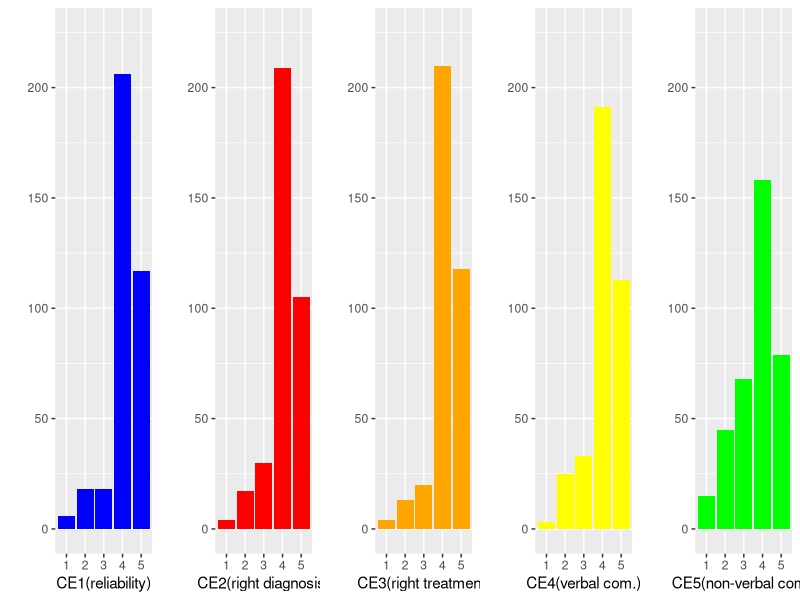
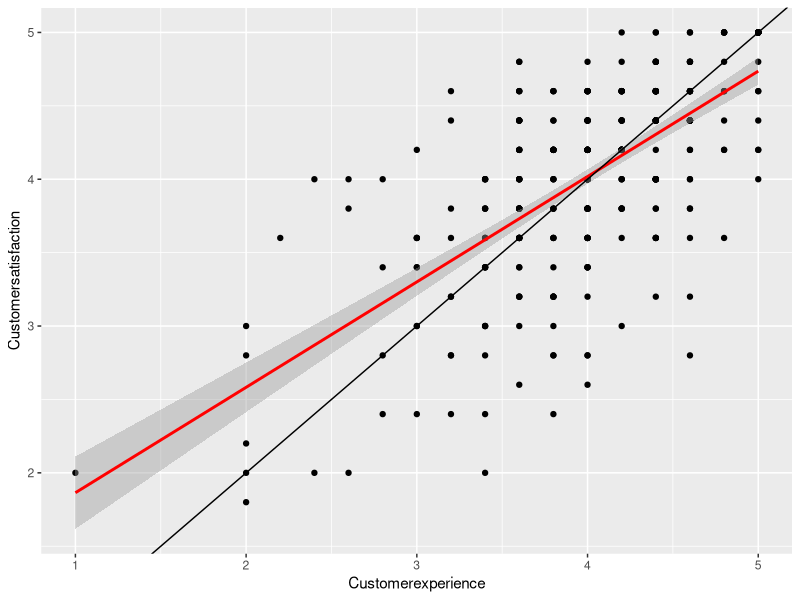
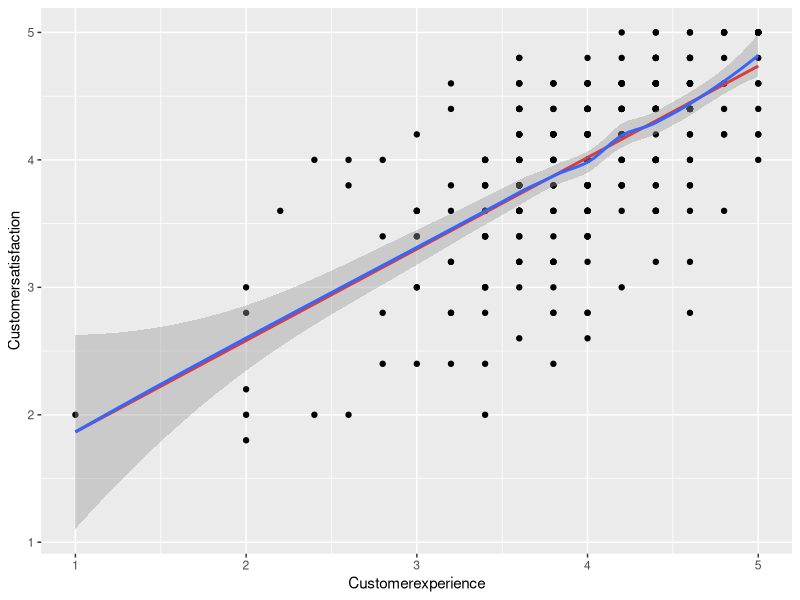

Write R code to recreate these figures, in order.
## ---- chunk 1
summary(cars)
## ---- chunk 2
library (haven) #paket untuk mengimpor data spss
library (ggplot2)
library (gridExtra)
ce.cs <- read_sav("ce.cs.sav") #perintah mengimpor data SPSS
ce1 <- ggplot(ce.cs, aes(factor(CE1))) +
  geom_bar(fill="blue") + ylab("") +
  xlab("CE1(reliability)") + ylim(0, 225)

ce2 <- ggplot(ce.cs, aes(factor(CE2))) +
  geom_bar(fill="red") + ylab("") +
  xlab("CE2(right diagnosis)") + ylim(0, 225)

ce3 <- ggplot(ce.cs, aes(factor(CE3))) +
  geom_bar(fill="orange") + ylab("") +
  xlab("CE3(right treatment)") + ylim(0, 225)

ce4 <- ggplot(ce.cs, aes(factor(CE4))) +
  geom_bar(fill="yellow") + ylab("") +
  xlab("CE4(verbal com.)") + ylim(0, 225)

ce5 <- ggplot(ce.cs, aes(factor(CE5))) +
  geom_bar(fill="green") + ylab("") +
  xlab("CE5(non-verbal com.)") + ylim(0, 225)

grid.arrange(ce1,ce2,ce3,ce4,ce5, nrow=1)

ggplot(ce.cs, aes(Customerexperience, Customersatisfaction)) + geom_point() +
  geom_smooth(method="lm", colour="red") +
  geom_abline(slope=1, intercept=0)

ggplot(ce.cs, aes(Customerexperience, Customersatisfaction)) + geom_point() +
  geom_smooth(method="lm", colour="red", se=FALSE) + stat_smooth()

